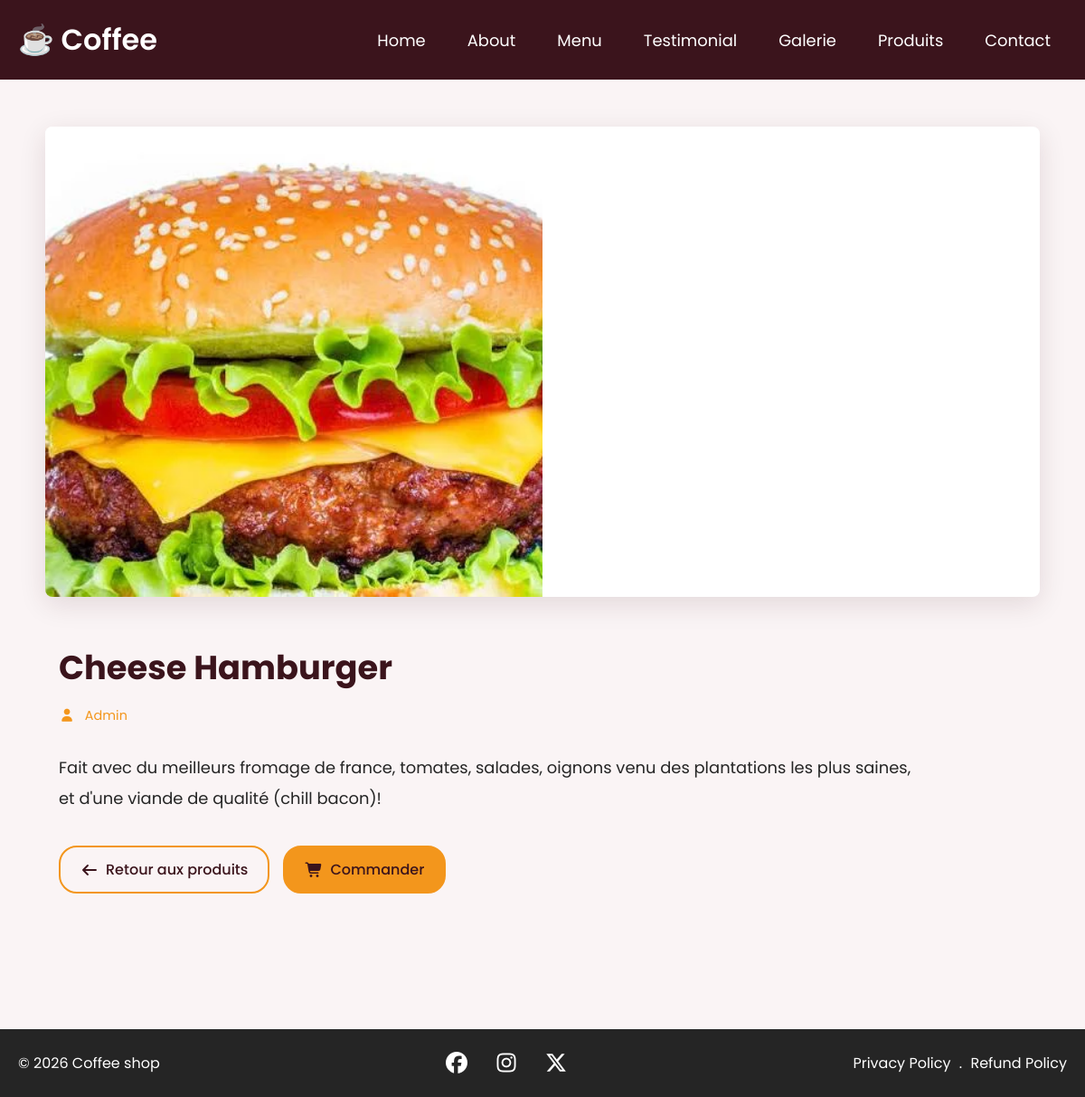
/articles/1/, run on the app's committed database.
### articles/models.py (models this page shows, shortened)
class Article(models.Model):
    titre = models.CharField(
        max_length=200,
        verbose_name="Nom du produit"
    )
    auteur = models.CharField(
        max_length=100,
        verbose_name="Auteur"
    )
    resume = models.TextField(
        verbose_name="Résumé"
    )
    contenu = models.TextField(
        verbose_name="Description complète"
    )
    image = models.ImageField(
    upload_to="products/",
    verbose_name="Image du produit",
    blank=True,
    null=True
    )
    date_publication = models.DateTimeField(
        auto_now_add=True
    )

### articles/views.py (the view)
# urls.py: path('articles/<int:id>/', views.detail, name='detail'),
def detail(request, id):
    article = get_object_or_404(Article, id=id)
    return render(request, 'articles/detail.html', {'article': article})

### articles/templates/articles/detail.html (shortened to what this page needs)
{% load static %}
<!DOCTYPE html>
<html lang="fr">
<head>
    <link rel="stylesheet"
          href="https://cdnjs.cloudflare.com/ajax/libs/font-awesome/7.3.1/css/all.min.css">
    <link rel="stylesheet"
          href="{% static 'styles/style.css' %}">
</head>
<body>
<header>
    <nav class="navbar section-content">
        <a href="{% url 'accueil' %}" class="nav-logo">
            <h2 class="logo-text">☕ Coffee</h2>
        </a>
        <ul class="nav-menu">
            <li class="nav-item">
                <a href="{% url 'accueil' %}"
                   class="nav-link">
                    Home
                </a>
            </li>
            <li class="nav-item">
                <a href="{% url 'accueil' %}#about"
                   class="nav-link">
                    About
                </a>
            </li>
            <li class="nav-item">
                <a href="{% url 'accueil' %}#menu"
                   class="nav-link">
                    Menu
                </a>
            </li>
            <li class="nav-item">
                <a href="{% url 'accueil' %}#testimonials"
                   class="nav-link">
                    Testimonial
                </a>
            </li>
            <li class="nav-item">
                <a href="{% url 'accueil' %}#gallerie"
                   class="nav-link">
                    Galerie
                </a>
            </li>
            <li class="nav-item">
                <a href="{% url 'articles' %}"
                   class="nav-link">
                    Produits
                </a>
            </li>
            <li class="nav-item">
                <a href="{% url 'accueil' %}#contact"
                   class="nav-link">
                    Contact
                </a>
            </li>
        </ul>
    </nav>
</header>
<main>
    <section class="product-detail-section">
        <div class="section-content">
            <div class="product-detail-card">
                <div class="product-detail-image-wrapper">
                    {% if article.image %}
                        <img src="{{ article.image.url }}"
                             alt="{{ article.titre }}"
                             class="product-detail-image">
                    {% else %}
                        <img src="{% static 'images/img12.png' %}"
                             alt="{{ article.titre }}"
                             class="product-detail-image">
                    {% endif %}
                </div>
                </div>
                <div class="product-detail-content">
                    <h1 class="product-detail-title">
                        {{ article.titre }}
                    </h1>
                    <p class="product-detail-author">
                        <i class="fa-solid fa-user"></i>
                        {{ article.auteur }}
                    </p>
                    <div class="product-detail-description">
                        {{ article.contenu|linebreaks }}
                    </div>
                    <div class="product-detail-buttons">
                        <a href="{% url 'articles' %}"
                           class="button back-button">
                            <i class="fa-solid fa-arrow-left"></i>
                            Retour aux produits
                        </a>
                        <a href="{% url 'accueil' %}#contact"
                           class="button order-button">
                            <i class="fa-solid fa-cart-shopping"></i>
                            Commander
                        </a>
                    </div>
                </div>
            </div>
    </section>
</main>
<footer class="section-footer">
    <div class="section-content">
        <p class="copyright-text">
            &copy; 2026 Coffee shop
        </p>
        <div class="social-link-list">
            <a href="#" class="social-link">
                <i class="fa-brands fa-facebook"></i>
            </a>
            <a href="#" class="social-link">
                <i class="fa-brands fa-instagram"></i>
            </a>
            <a href="#" class="social-link">
                <i class="fa-brands fa-x-twitter"></i>
            </a>
        </div>
        <p class="policy-text">
            <a href="#" class="policy-link">
                Privacy Policy
            </a>
            <span class="separator">
                .
            </span>
            <a href="#" class="policy-link">
                Refund Policy
            </a>
        </p>
    </div>
</footer>
</body>
</html>

### articles/static/styles/style.css (style rules this page uses)
* { margin: 0; padding: 0; box-sizing: border-box; font-family: "Poppins", sans-serif; }
:root { --white-color: #fff; --dark-color: #252525; --primary-color: #3b141c; --secondary-color: #f3961c; --light--pink-color: #faf4f5; --medium--gray-color: #ccc; --font-size-s: 0.9rem; --font-size-n: 1rem; --font-size-m: 1.12rem; --font-size-l: 1.5rem; --font-size-xl: 2rem; --font-size-xxl: 2.3rem; --font-weight-normal: 400; --font-weight-medium: 500; --font-weight-semibold: 600; --font-weight-bold: 700; --border-radius-s: 8px; --border-radius-m: 20px; --border-radius-circle: 50%; --site-max-width: 1300px; }
html { scroll-behavior: smooth; }
ul { list-style: none; }
a { text-decoration: none; }
img { width: 100%; }
.section-content { max-width: var(--site-max-width); margin: 0 auto; padding: 0 20px; }
header { position: fixed; width: 100%; z-index: 5; background-color: var(--primary-color); }
header .navbar { display: flex; padding: 20px; justify-content: space-between; align-items: center; }
.navbar .nav-logo .logo-text { color: var(--white-color); font-size: var(--font-size-xl); font-weight: var(--font-weight-semibold); }
.navbar .nav-menu { display: flex; gap: 10px; }
.navbar .nav-menu .nav-link { padding: 10px 18px; color: var(--white-color); font-size: var(--font-size-m); border-radius: var(--border-radius-m); transition: 0.3s ease; }
.section-footer { padding: 20px 0; background: var(--dark-color); }
.section-footer .section-content { display: flex; align-items: center; justify-content: space-between; }
.section-footer :where(.copyright-text, .social-link, .policy-link) { color: var(--white-color); }
.section-footer .social-link-list { display: flex; gap: 25px; }
.section-footer .social-link-list .social-link { font-size: var(--font-size-l); transition: 0.2 ease; }
.section-footer .policy-text .separator { color: var(--white-color); margin: 0 5px; }
.product-detail-section { min-height: 100vh; padding: 140px 0 100px; background: var(--light--pink-color); }
.product-detail-card { max-width: 1100px; margin: 0 auto; display: grid; grid-template-columns: 1fr 1fr; background: var(--white-color); border-radius: var(--border-radius-s); overflow: hidden; box-shadow: 0 8px 30px rgba(59, 20, 28, 0.12); }
.product-detail-image-wrapper { min-height: 520px; overflow: hidden; }
.product-detail-image { width: 100%; height: 100%; object-fit: cover; display: block; transition: 0.4s ease; }
.product-detail-content { padding: 50px 45px; display: flex; flex-direction: column; justify-content: center; }
.product-detail-title { color: var(--primary-color); font-size: var(--font-size-xxl); margin-bottom: 15px; }
.product-detail-author { color: var(--secondary-color); font-size: var(--font-size-s); margin-bottom: 30px; }
.product-detail-author i { margin-right: 7px; }
.product-detail-description { color: var(--dark-color); font-size: var(--font-size-m); line-height: 1.9; margin-bottom: 35px; }
.product-detail-buttons { display: flex; gap: 15px; flex-wrap: wrap; }
.product-detail-buttons .button { padding: 12px 22px; border-radius: var(--border-radius-m); font-weight: var(--font-weight-medium); border: 2px solid var(--secondary-color); transition: 0.3s ease; display: inline-flex; align-items: center; gap: 8px; }
.back-button { background: transparent; color: var(--primary-color); }
.order-button { background: var(--secondary-color); color: var(--primary-color); }

### data on the page
Article: image (picture), titre "Cheese Hamburger", auteur "Admin", contenu "Fait avec du meilleurs fromage de france, tomates, salades, oignons venu des plantations les plus saines, et d'une viande de qualité (chill bacon)!"
